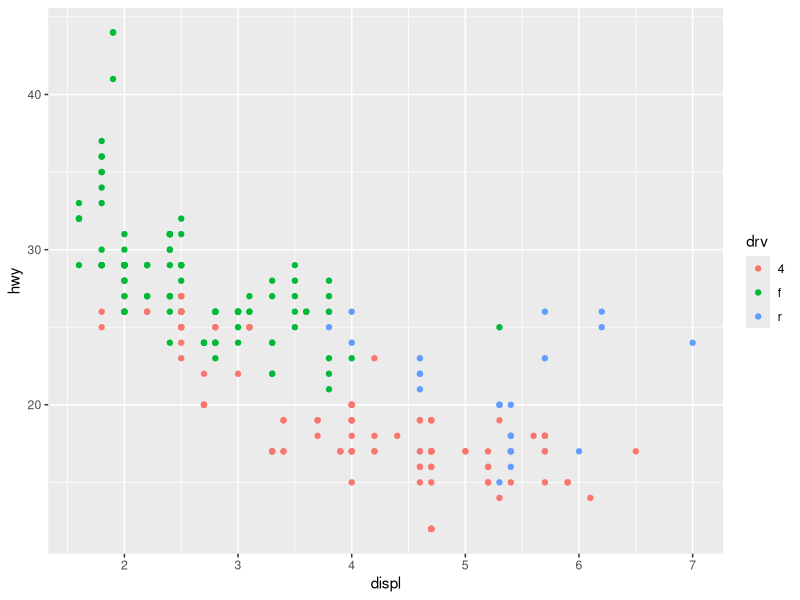
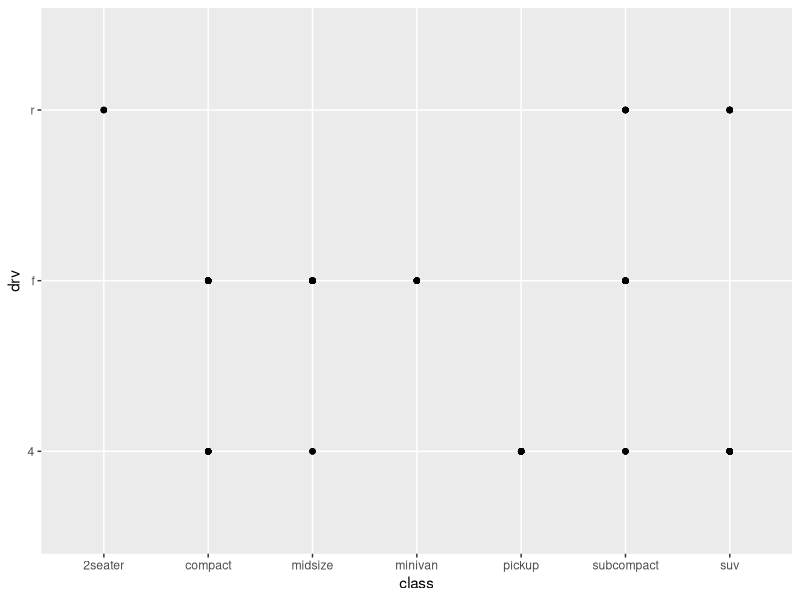
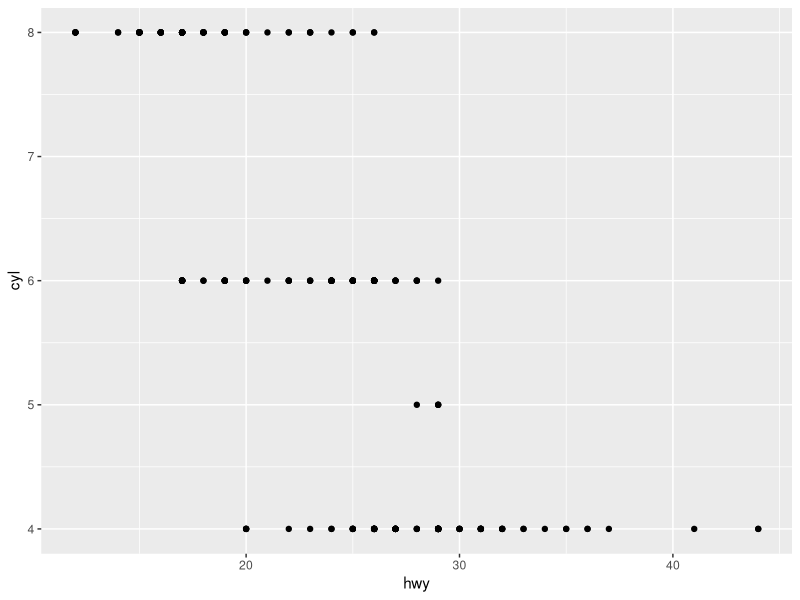
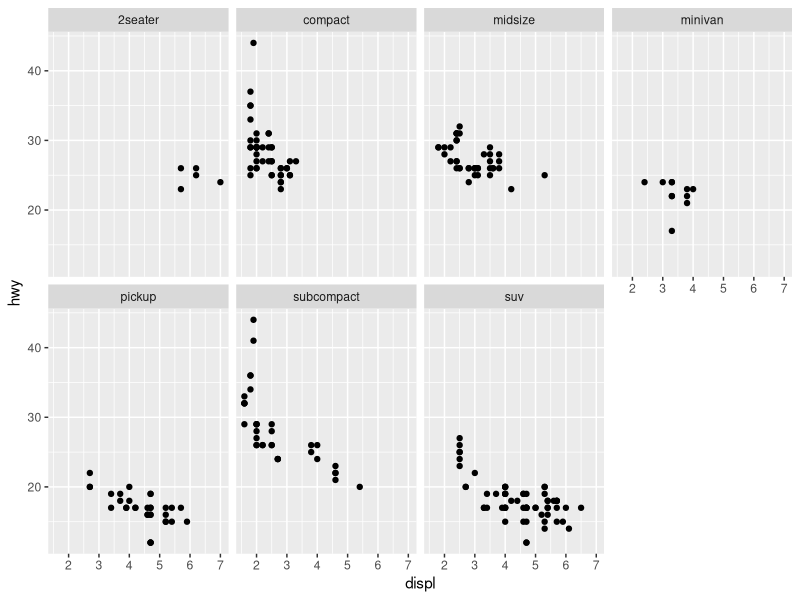
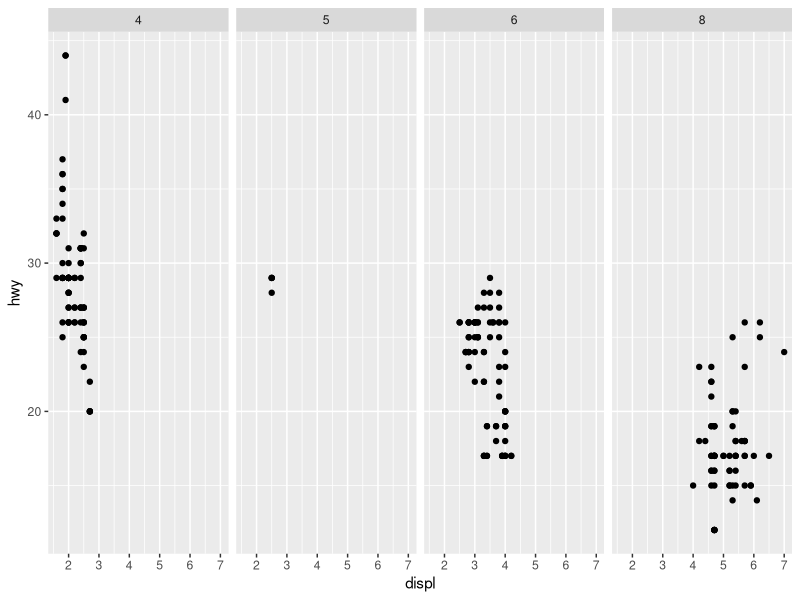
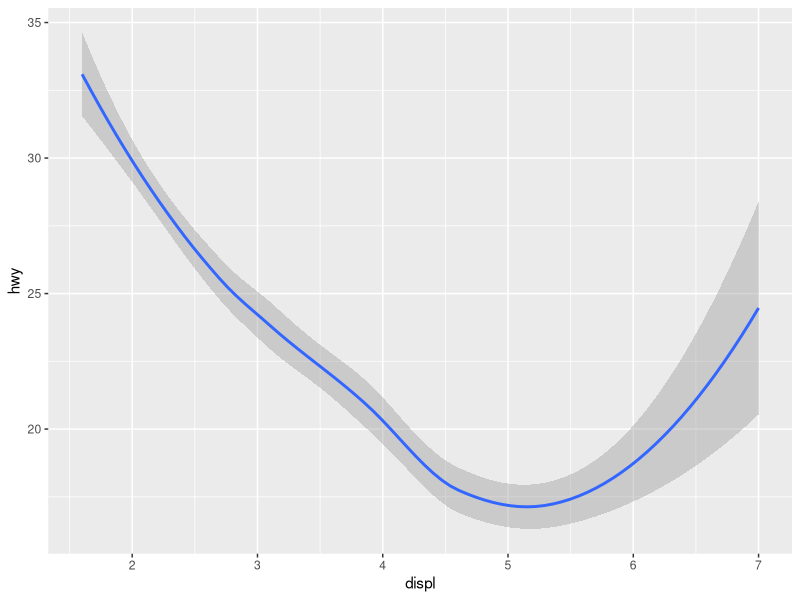
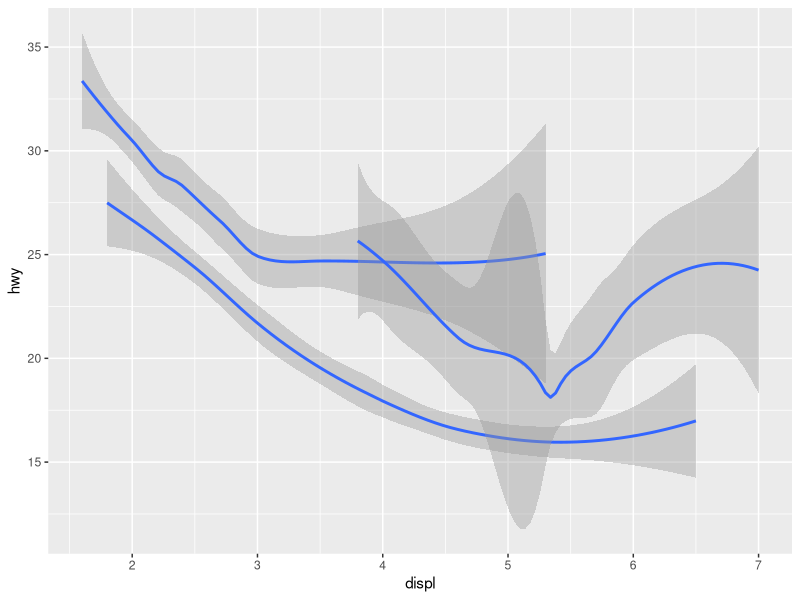
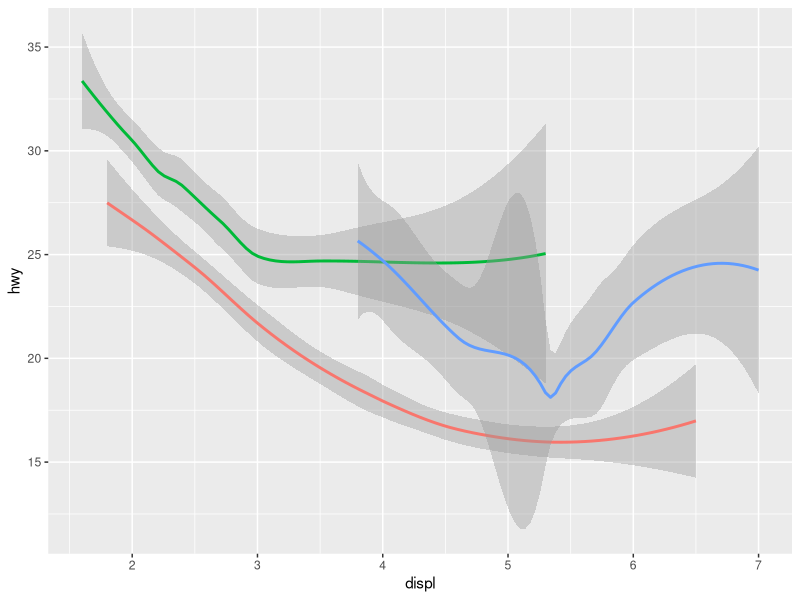

R code for these plots, in order:
library(tidyverse)
library(ggplot2)
library(dplyr)
attach(mpg)
View(mpg)

#Creating a ggplot 
#Plot mpg, putting displ on the x-axis and hwy in y-axis
ggplot() + geom_point(mapping = aes(x = displ, y = hwy, color = drv))
ggplot() + geom_point(mapping = aes(x = class, y = drv))
ggplot() + geom_point(mapping = aes(x = hwy, y = cyl))

##one way to add additional categorical information is to split your plot into "facets"
#"facet_wrap"
ggplot(data = mpg) +
  geom_point(mapping = aes(x = displ, y = hwy)) + 
  facet_wrap(~ class, nrow = 2)
ggplot(data = mpg) + 
  geom_point(mapping = aes(x = displ, y = hwy)) + 
  facet_grid(drv ~ cyl) + 
  facet_grid(~cyl)

ggplot(data = mpg) + 
  geom_smooth(mapping = aes(x = displ, y = hwy)) 
ggplot(data = mpg) + 
  geom_smooth(mapping = aes(x = displ, y = hwy, group = drv))
ggplot(data = mpg) + 
  geom_smooth(mapping = aes(x = displ, y = hwy, color = drv),
              show.legend = FALSE)

#To display multiple geoms in the same plot, add multiple geom functions.
ggplot(data = mpg) + 
  geom_point(mapping = aes(x = displ, y = hwy)) + 
  geom_smooth(mapping = aes(x = displ, y = hwy))
#Alternatively

ggplot(data = mpg, mapping = aes(x = displ, y = hwy)) +
  geom_point() +
  geom_smooth()
  

#Using more aesthetics to beautify plots.
ggplot(data = mpg, mapping = aes(x = displ, y = hwy)) + 
  geom_point(mapping = aes(color = class)) + 
  geom_smooth()

ggplot(data =  mpg, mapping = aes(x = displ, y = hwy)) + 
  geom_point(mapping = aes(color = class)) + 
  geom_smooth(data = filter(mpg, class == "subcompact"), se = FALSE)

#Reproducing data analysis in ggplot 2
ggplot(data = mpg, mapping = aes(x = displ, y = hwy)) + 
  geom_point() + 
  geom_smooth()
#reproducing more data analysis result
ggplot() + 
  geom_point(data = mpg, mapping = aes(x = displ, y = hwy)) + 
  geom_smooth(data = mpg, mapping = aes(x = displ, y = hwy))

## Diamond dataset in the diamond cut data

ggplot(data = diamonds) + 
  geom_bar(mapping = aes(x = cut))
# Displaying a bar chart of proportion instead of counts

ggplot(data = diamonds) + 
  geom_bar(mapping = aes(x = cut, y = ..prop.., group = 1))

#Using the stat_summary that is use to summarize each value of y with a comparable value of x
ggplot(data = diamonds) + 
  stat_summary(
    mapping = aes(x = cut, y = depth), 
    fun.ymax = max ,
    fun.ymin = min ,
    fun.y = mean
  )

#Position adjustment
ggplot(data = diamonds) + 
  geom_bar(mapping = aes(x = cut, color = cut))
ggplot(data = diamonds) + 
  geom_bar(mapping = aes(x = cut, fill = cut))
ggplot(data = diamonds) + 
  geom_bar(mapping = aes(x = cut, fill = clarity))

ggplot(data = diamonds, mapping = aes(x = cut, fill = clarity)) + 
  geom_bar(alpha = 1/5, position = "identity")
ggplot(data = diamonds, mapping = aes(x = cut, colour = clarity)) + 
  geom_bar(fill = NA, position = "identity")


ggplot(data = diamonds) + 
  geom_bar(mapping = aes(x = cut, fill = clarity), position = "fill")

ggplot(data = diamonds) + 
  geom_bar(mapping = aes(x = cut, fill = clarity), position = "dodge")













































































